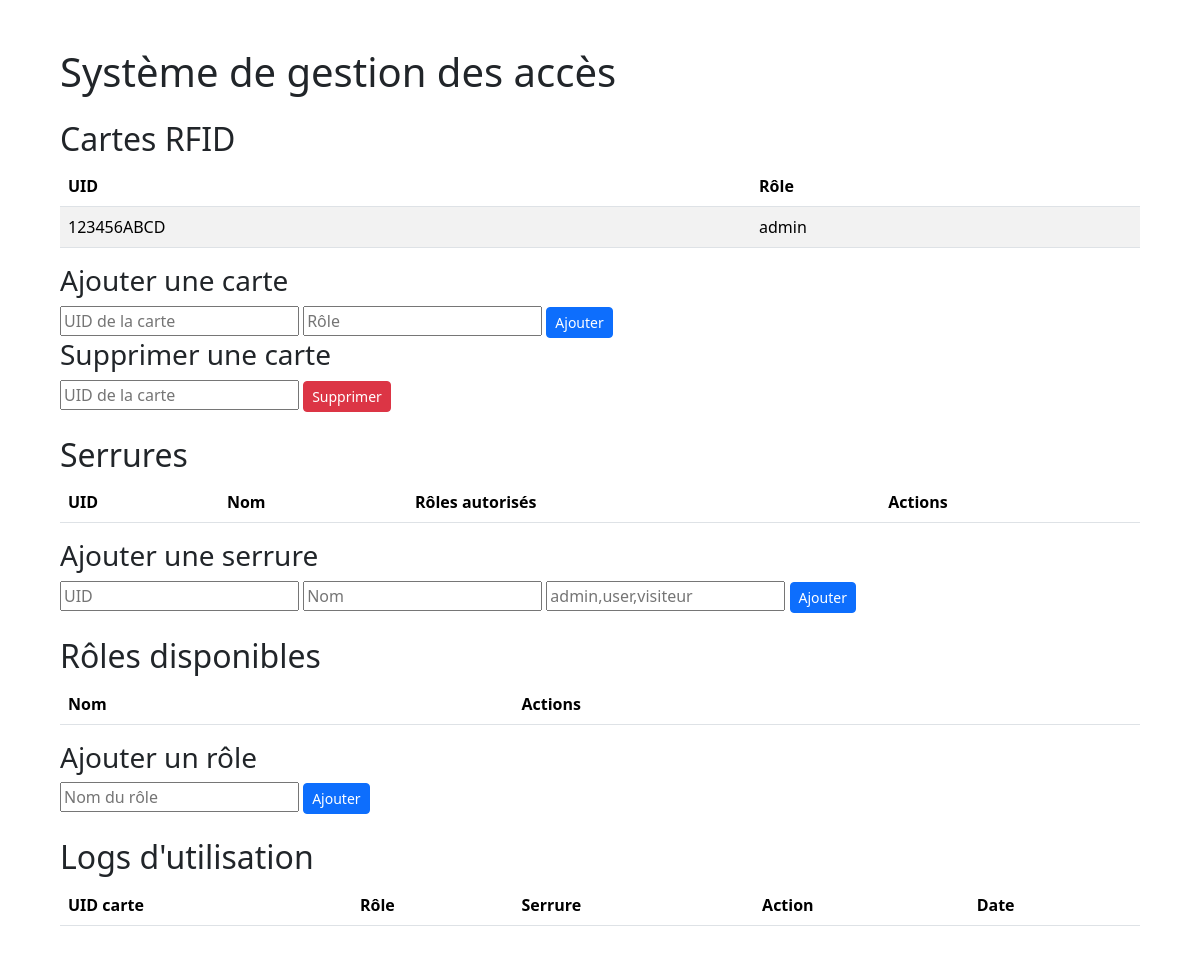
Before: / with the older database file.
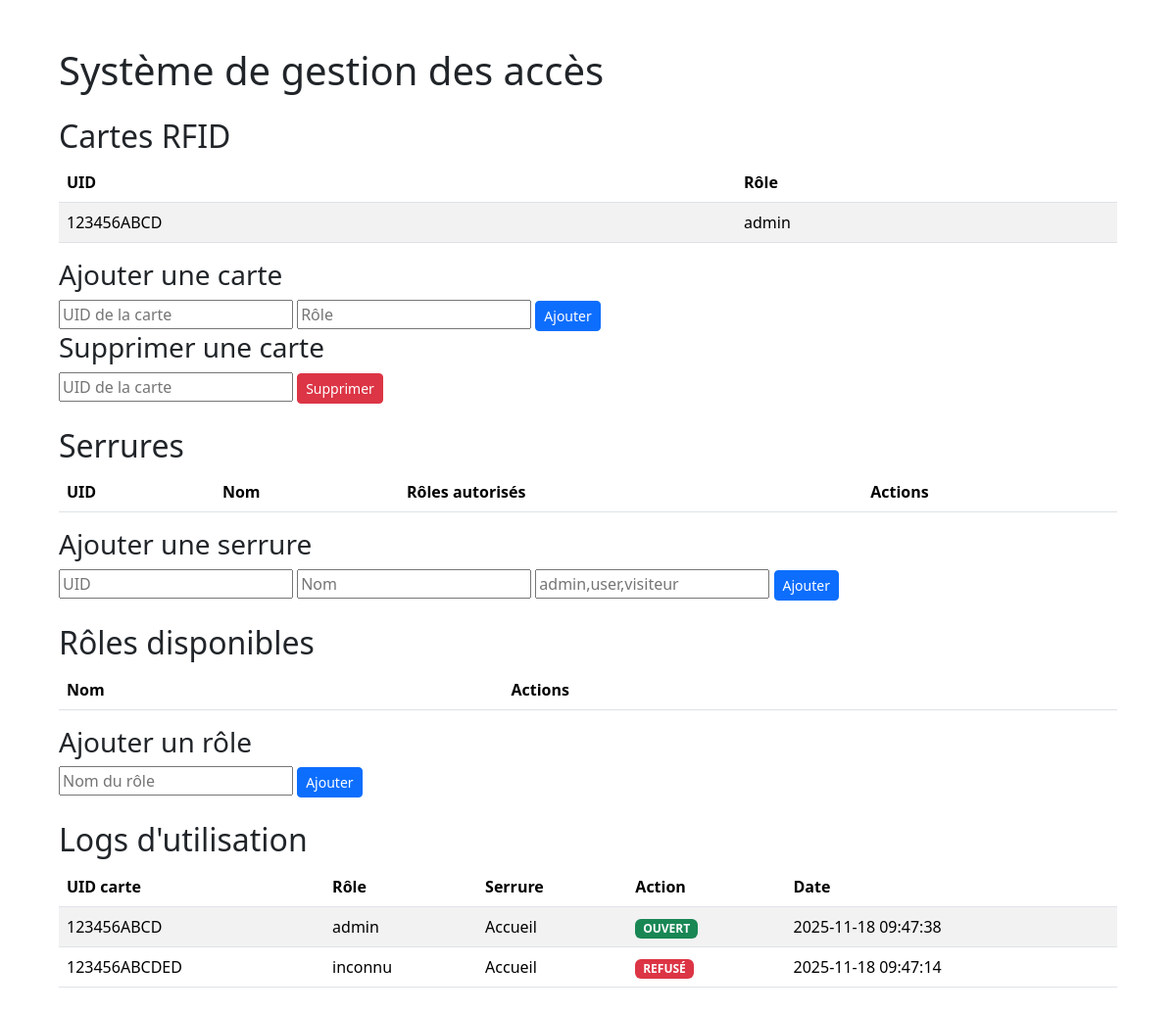
After: the same page with the newer database file.
### tables this page shows
CREATE TABLE cartes (
    id INTEGER PRIMARY KEY AUTOINCREMENT,
    uid TEXT UNIQUE,
    role TEXT
);

CREATE TABLE logs (
    id INTEGER PRIMARY KEY AUTOINCREMENT,
    uid_carte TEXT,
    uid_serrure TEXT,
    role TEXT,
    action TEXT,
    date_utilisation DATETIME DEFAULT CURRENT_TIMESTAMP
);

### main.py (the view)
@app.get("/", response_class=HTMLResponse)
def index(request: Request):
    conn_local = sqlite3.connect("serrure.db")
    cursor_local = conn_local.cursor()
    cursor_local.execute("SELECT uid, role FROM cartes")
    cartes = cursor_local.fetchall()
    cursor_local.execute("SELECT * FROM serrures")
    serrures = cursor_local.fetchall()
    cursor_local.execute("SELECT * FROM logs ORDER BY date_utilisation DESC LIMIT 50")
    logs = cursor_local.fetchall()
    cursor_local.execute("SELECT * FROM roles")
    roles = cursor_local.fetchall()
    conn_local.close()
    return templates.TemplateResponse("index.html", {
        "request": request,
        "cartes": cartes,
        "serrures": serrures,
        "logs": logs,
        "roles": roles
    })

### templates/index.html (shortened to what this page needs)
<!DOCTYPE html>
<html lang="fr">
<head>
    <link rel="stylesheet" href="/static/styles.css">
    <link href="https://cdn.jsdelivr.net/npm/bootstrap@5.3.2/dist/css/bootstrap.min.css" rel="stylesheet">
</head>
<body class="p-5">
<div class="container">
    <h1 class="mb-4">Système de gestion des accès</h1>
    <h2>Cartes RFID</h2>
    <table class="table table-striped">
        <thead>
            <tr>
                <th>UID</th>
                <th>Rôle</th>
            </tr>
        </thead>
        <tbody>
            {% for carte in cartes %}
            <tr>
                <td>{{ carte[0] }}</td>
                <td>{{ carte[1] }}</td>
            </tr>
            {% endfor %}
        </tbody>
    </table>
    <h3>Ajouter une carte</h3>
<form method="post" action="/cartes/ajouter">
    <input type="text" name="uid" placeholder="UID de la carte" required>
    <input type="text" name="role" placeholder="Rôle" required>
    <button type="submit" class="btn btn-primary btn-sm">Ajouter</button>
</form>
    <h3>Supprimer une carte</h3>
    <form method="post" action="/cartes/supprimer">
        <input type="text" name="uid" placeholder="UID de la carte" required>
        <button type="submit" class="btn btn-danger btn-sm">Supprimer</button>
    </form>
    <h2 class="mt-4">Serrures</h2>
    <table class="table table-striped">
        <thead>
            <tr>
                <th>UID</th>
                <th>Nom</th>
                <th>Rôles autorisés</th>
                <th>Actions</th>
            </tr>
        </thead>
    </table>
    <h3>Ajouter une serrure</h3>
    <form method="post" action="/serrures/ajouter" class="mb-4">
        <input type="text" name="uid" placeholder="UID" required>
        <input type="text" name="nom" placeholder="Nom" required>
        <input type="text" name="roles_autorises" placeholder="admin,user,visiteur" required>
        <button class="btn btn-primary btn-sm">Ajouter</button>
    </form>
    <h2>Rôles disponibles</h2>
    <table class="table table-striped">
        <thead>
            <tr>
                <th>Nom</th>
                <th>Actions</th>
            </tr>
        </thead>
    </table>
    <h3>Ajouter un rôle</h3>
    <form method="post" action="/roles/ajouter" class="mb-4">
        <input type="text" name="nom" placeholder="Nom du rôle" required>
        <button class="btn btn-primary btn-sm">Ajouter</button>
    </form>
<h2>Logs d'utilisation</h2>
<table class="table table-striped">
    <thead>
        <tr>
            <th>UID carte</th>
            <th>Rôle</th>
            <th>Serrure</th>
            <th>Action</th>
            <th>Date</th>
        </tr>
    </thead>
    <tbody>
        {% for log in logs %}
        <tr>
            <td>{{ log[1] }}</td>
            <td>{{ log[3] }}</td>
            <td>{{ log[2] }}</td>
            <td>
                {% if log[4] == "OPEN" %}
                    <span class="badge bg-success">OUVERT</span>
                {% else %}
                    <span class="badge bg-danger">REFUSÉ</span>
                {% endif %}
            </td>
            <td>{{ log[5] }}</td>
        </tr>
        {% endfor %}
    </tbody>
</table>
</div>
</body>
</html>

Changed rows visible on the page:
added logs: uid_carte "123456ABCD", role "admin", uid_serrure "Accueil", action "OUVERT", date_utilisation "2025-11-18 09:47:38"
added logs: uid_carte "123456ABCDED", role "inconnu", uid_serrure "Accueil", action "REFUSÉ", date_utilisation "2025-11-18 09:47:14"
